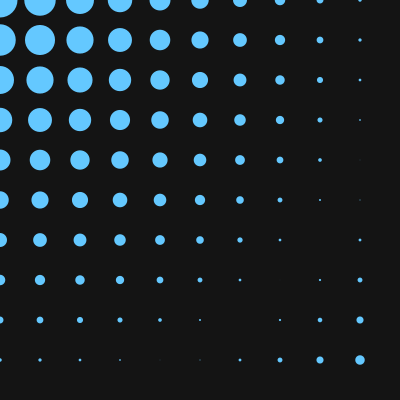
Frame 1 (no input)
Frame 60 (the mouse pressed at the canvas centre just before this capture): identical to frame 1, image omitted
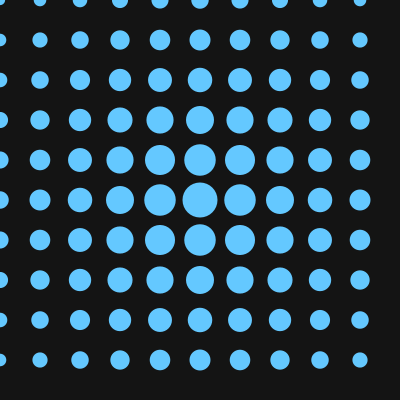
Frame 120 (the mouse held since frame 60 and released just before this capture)

The Processing sketch that drew these frames (run headless with seeded random() and noise(); from frame 60 on, the mouse is pressed at the canvas centre):

// Processing sketch: ej_05_for_anidado_animado
// ── ej_05_for_anidado_animado.pde
// Ejemplo 5 - for anidado dinamico: grilla animada
// Lleva los ciclos anidados a draw() para que reaccionen al mouse.

void setup() {
  size(400, 400);
  noStroke();
}

void draw() {
  background(20);

  for (int y = 0; y < height; y = y + 40) {
    for (int x = 0; x < width; x = x + 40) {

      // Distancia desde cada circulo hasta el mouse
      float d = dist(x, y, mouseX, mouseY);

      // Cuanto mas cerca del mouse, mas grande el circulo
      float tam = map(d, 0, 400, 35, 0);

      fill(100, 200, 255);
      ellipse(x, y, tam, tam);
    }
  }
}
